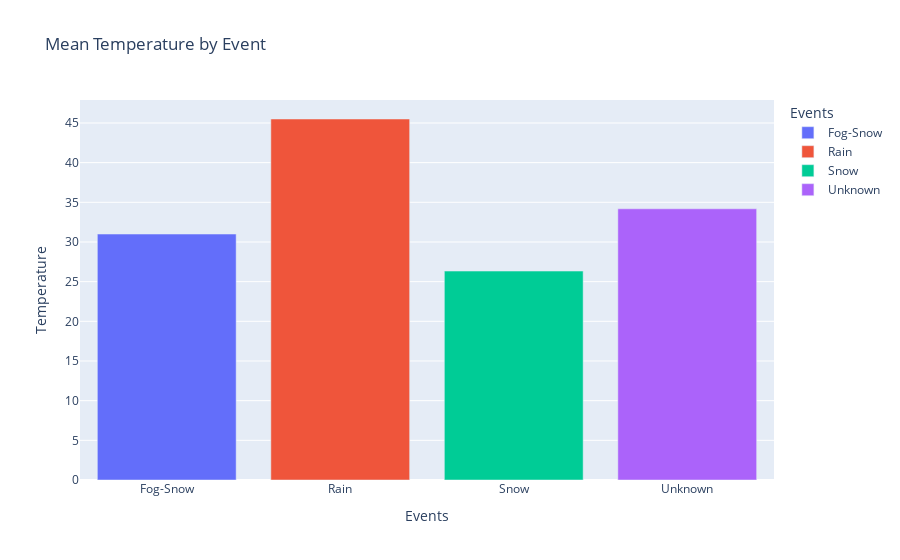

Here is the notebook cell this chart was saved with:
### Code cell
#1 Mean Temperature per Event
temp_event = nyc_weather_df.groupby("Events")["Temperature"].mean().reset_index()

fig = px.bar(temp_event, x="Events", y="Temperature",
             title="Mean Temperature by Event", color="Events")
fig.write_image("images/Mean_Temperature_per_Event.png")
fig.show()

### Figure 1 — Plotly figure (JSON) as saved in the notebook; plotly's stock layout.template omitted (floating-point values rounded to 4 significant figures)
{"data": [{"hovertemplate": "Events=%{x}<br>Temperature=%{y}<extra></extra>", "legendgroup": "Fog-Snow", "marker": {"color": "#636efa", "pattern": {"shape": ""}}, "name": "Fog-Snow", "orientation": "v", "showlegend": true, "textposition": "auto", "type": "bar", "x": ["Fog-Snow"], "xaxis": "x", "y": [31.0], "yaxis": "y"}, {"hovertemplate": "Events=%{x}<br>Temperature=%{y}<extra></extra>", "legendgroup": "Rain", "marker": {"color": "#EF553B", "pattern": {"shape": ""}}, "name": "Rain", "orientation": "v", "showlegend": true, "textposition": "auto", "type": "bar", "x": ["Rain"], "xaxis": "x", "y": [45.5], "yaxis": "y"}, {"hovertemplate": "Events=%{x}<br>Temperature=%{y}<extra></extra>", "legendgroup": "Snow", "marker": {"color": "#00cc96", "pattern": {"shape": ""}}, "name": "Snow", "orientation": "v", "showlegend": true, "textposition": "auto", "type": "bar", "x": ["Snow"], "xaxis": "x", "y": [26.33], "yaxis": "y"}, {"hovertemplate": "Events=%{x}<br>Temperature=%{y}<extra></extra>", "legendgroup": "Unknown", "marker": {"color": "#ab63fa", "pattern": {"shape": ""}}, "name": "Unknown", "orientation": "v", "showlegend": true, "textposition": "auto", "type": "bar", "x": ["Unknown"], "xaxis": "x", "y": [34.18], "yaxis": "y"}], "layout": {"barmode": "relative", "legend": {"title": {"text": "Events"}, "tracegroupgap": 0}, "title": {"text": "Mean Temperature by Event"}, "xaxis": {"anchor": "y", "categoryarray": ["Fog-Snow", "Rain", "Snow", "Unknown"], "categoryorder": "array", "domain": [0, 1], "title": {"text": "Events"}}, "yaxis": {"anchor": "x", "domain": [0, 1], "title": {"text": "Temperature"}}}}
